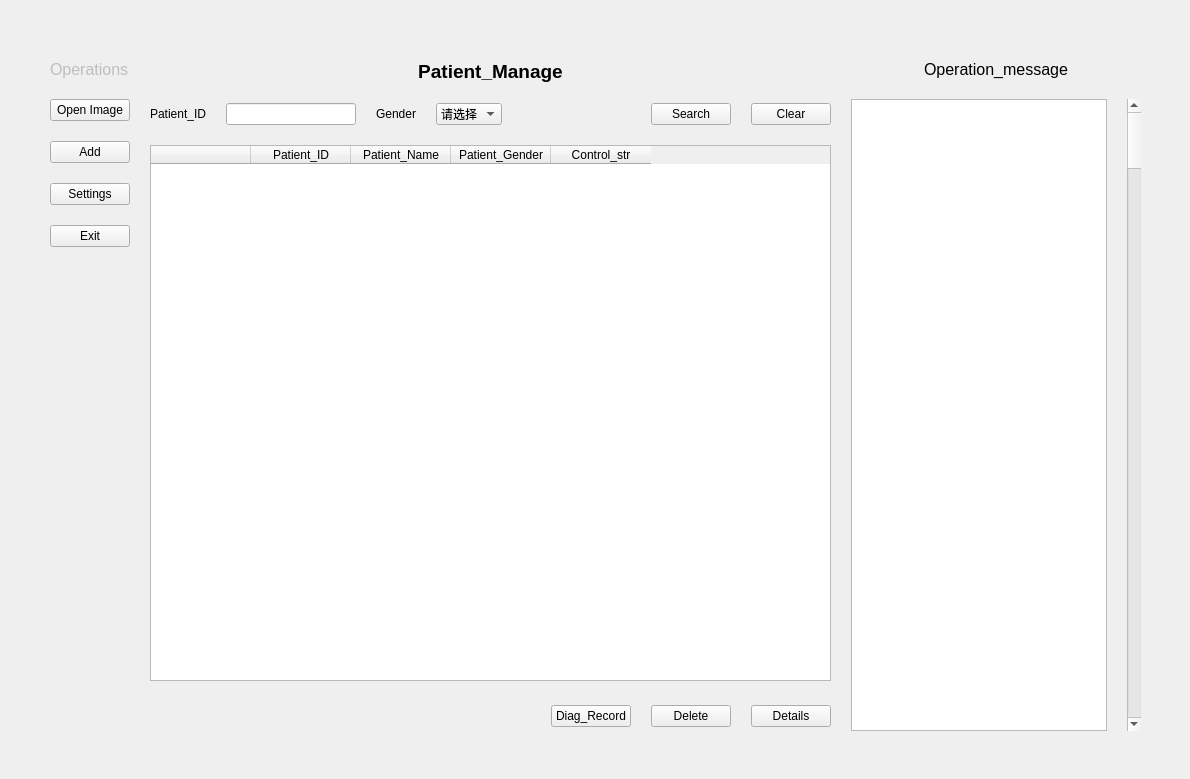
<?xml version="1.0" encoding="UTF-8"?>
<ui version="4.0">
 <class>Form</class>
 <widget class="QWidget" name="Form">
  <property name="geometry">
   <rect>
    <x>0</x>
    <y>0</y>
    <width>1190</width>
    <height>779</height>
   </rect>
  </property>
  <property name="windowTitle">
   <string>Form</string>
  </property>
  <widget class="QWidget" name="layoutWidget">
   <property name="geometry">
    <rect>
     <x>30</x>
     <y>30</y>
     <width>1141</width>
     <height>731</height>
    </rect>
   </property>
   <layout class="QHBoxLayout" name="horizontalLayout_2" stretch="0,1,0">
    <property name="spacing">
     <number>20</number>
    </property>
    <property name="leftMargin">
     <number>20</number>
    </property>
    <property name="topMargin">
     <number>30</number>
    </property>
    <property name="rightMargin">
     <number>30</number>
    </property>
    <property name="bottomMargin">
     <number>30</number>
    </property>
    <item>
     <layout class="QVBoxLayout" name="verticalLayout_4">
      <item>
       <widget class="QLabel" name="label">
        <property name="enabled">
         <bool>false</bool>
        </property>
        <property name="text">
         <string>&lt;html&gt;&lt;head/&gt;&lt;body&gt;&lt;p&gt;&lt;span style=&quot; font-size:12pt;&quot;&gt;Operations&lt;/span&gt;&lt;/p&gt;&lt;/body&gt;&lt;/html&gt;</string>
        </property>
       </widget>
      </item>
      <item>
       <layout class="QVBoxLayout" name="verticalLayout_5">
        <item>
         <widget class="QPushButton" name="open_action">
          <property name="text">
           <string>Open Image</string>
          </property>
         </widget>
        </item>
        <item>
         <widget class="QPushButton" name="addButton">
          <property name="text">
           <string>Add</string>
          </property>
         </widget>
        </item>
        <item>
         <widget class="QPushButton" name="settings_action">
          <property name="text">
           <string>Settings</string>
          </property>
         </widget>
        </item>
        <item>
         <widget class="QPushButton" name="exit_action">
          <property name="text">
           <string>Exit</string>
          </property>
         </widget>
        </item>
        <item>
         <spacer name="verticalSpacer">
          <property name="orientation">
           <enum>Vertical</enum>
          </property>
          <property name="sizeHint" stdset="0">
           <size>
            <width>20</width>
            <height>40</height>
           </size>
          </property>
         </spacer>
        </item>
       </layout>
      </item>
     </layout>
    </item>
    <item>
     <layout class="QVBoxLayout" name="verticalLayout_3">
      <item>
       <layout class="QHBoxLayout" name="horizontalLayout">
        <item>
         <widget class="QLabel" name="label_1">
          <property name="text">
           <string>&lt;html&gt;&lt;head/&gt;&lt;body&gt;&lt;p&gt;&lt;span style=&quot; font-size:14pt; font-weight:600;&quot;&gt;Patient_Manage&lt;/span&gt;&lt;/p&gt;&lt;/body&gt;&lt;/html&gt;</string>
          </property>
          <property name="alignment">
           <set>Qt::AlignCenter</set>
          </property>
         </widget>
        </item>
       </layout>
      </item>
      <item>
       <layout class="QHBoxLayout" name="horizontalLayout_7">
        <item>
         <widget class="QLabel" name="label_6">
          <property name="text">
           <string>Patient_ID</string>
          </property>
         </widget>
        </item>
        <item>
         <widget class="QLineEdit" name="patientID_input"/>
        </item>
        <item>
         <widget class="QLabel" name="label_5">
          <property name="text">
           <string>Gender</string>
          </property>
         </widget>
        </item>
        <item>
         <widget class="QComboBox" name="gender_input">
          <item>
           <property name="text">
            <string>请选择</string>
           </property>
          </item>
          <item>
           <property name="text">
            <string>F</string>
           </property>
          </item>
          <item>
           <property name="text">
            <string>M</string>
           </property>
          </item>
         </widget>
        </item>
        <item>
         <spacer name="horizontalSpacer_2">
          <property name="orientation">
           <enum>Horizontal</enum>
          </property>
          <property name="sizeHint" stdset="0">
           <size>
            <width>40</width>
            <height>20</height>
           </size>
          </property>
         </spacer>
        </item>
        <item>
         <widget class="QPushButton" name="searchButton">
          <property name="text">
           <string>Search</string>
          </property>
         </widget>
        </item>
        <item>
         <widget class="QPushButton" name="clearButton">
          <property name="text">
           <string>Clear</string>
          </property>
         </widget>
        </item>
       </layout>
      </item>
      <item>
       <widget class="QTableWidget" name="tableWidget">
        <property name="enabled">
         <bool>true</bool>
        </property>
        <property name="rowCount">
         <number>0</number>
        </property>
        <property name="columnCount">
         <number>5</number>
        </property>
        <attribute name="horizontalHeaderMinimumSectionSize">
         <number>18</number>
        </attribute>
        <attribute name="horizontalHeaderDefaultSectionSize">
         <number>100</number>
        </attribute>
        <attribute name="horizontalHeaderShowSortIndicator" stdset="0">
         <bool>false</bool>
        </attribute>
        <attribute name="horizontalHeaderStretchLastSection">
         <bool>false</bool>
        </attribute>
        <attribute name="verticalHeaderShowSortIndicator" stdset="0">
         <bool>false</bool>
        </attribute>
        <attribute name="verticalHeaderStretchLastSection">
         <bool>false</bool>
        </attribute>
        <row/>
        <row/>
        <row/>
        <row/>
        <row/>
        <column>
         <property name="text">
          <string/>
         </property>
        </column>
        <column>
         <property name="text">
          <string>Patient_ID</string>
         </property>
        </column>
        <column>
         <property name="text">
          <string>Patient_Name</string>
         </property>
        </column>
        <column>
         <property name="text">
          <string>Patient_Gender</string>
         </property>
        </column>
        <column>
         <property name="text">
          <string>Control_str</string>
         </property>
        </column>
       </widget>
      </item>
      <item>
       <layout class="QHBoxLayout" name="horizontalLayout_5">
        <item>
         <spacer name="horizontalSpacer">
          <property name="orientation">
           <enum>Horizontal</enum>
          </property>
          <property name="sizeHint" stdset="0">
           <size>
            <width>20</width>
            <height>30</height>
           </size>
          </property>
         </spacer>
        </item>
        <item>
         <widget class="QPushButton" name="pushButton">
          <property name="text">
           <string>Diag_Record</string>
          </property>
         </widget>
        </item>
        <item>
         <widget class="QPushButton" name="deleteButton">
          <property name="text">
           <string>Delete</string>
          </property>
         </widget>
        </item>
        <item>
         <widget class="QPushButton" name="Details">
          <property name="enabled">
           <bool>true</bool>
          </property>
          <property name="text">
           <string>Details</string>
          </property>
         </widget>
        </item>
       </layout>
      </item>
     </layout>
    </item>
    <item>
     <layout class="QVBoxLayout" name="verticalLayout">
      <item>
       <layout class="QVBoxLayout" name="verticalLayout_2">
        <item>
         <layout class="QHBoxLayout" name="horizontalLayout_3"/>
        </item>
        <item>
         <widget class="QLabel" name="label_4">
          <property name="text">
           <string>&lt;html&gt;&lt;head/&gt;&lt;body&gt;&lt;p&gt;&lt;span style=&quot; font-size:12pt;&quot;&gt;Operation_message&lt;/span&gt;&lt;/p&gt;&lt;/body&gt;&lt;/html&gt;</string>
          </property>
          <property name="alignment">
           <set>Qt::AlignCenter</set>
          </property>
         </widget>
        </item>
        <item>
         <layout class="QHBoxLayout" name="horizontalLayout_4">
          <item>
           <widget class="QListWidget" name="listWidget"/>
          </item>
          <item>
           <widget class="QScrollBar" name="verticalScrollBar">
            <property name="orientation">
             <enum>Vertical</enum>
            </property>
           </widget>
          </item>
         </layout>
        </item>
       </layout>
      </item>
     </layout>
    </item>
   </layout>
  </widget>
 </widget>
 <resources/>
 <connections/>
</ui>
